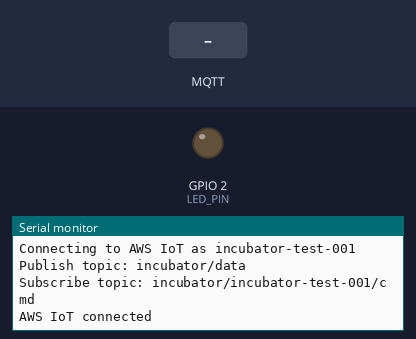
A sketch run on a simulated ESP32. On the bench: output pins drawn as LEDs (lit = HIGH), the last lines printed to the serial monitor. Inputs (shaded band) come from the test bench. WiFi joins after 1.5 s; servers stay silent unless stated; no MQTT or app messages arrive unless stated.

Above: at 2.7 s.
2.8 s: MQTT message "on" arrives on the first subscribed topic
At 4.0 s:
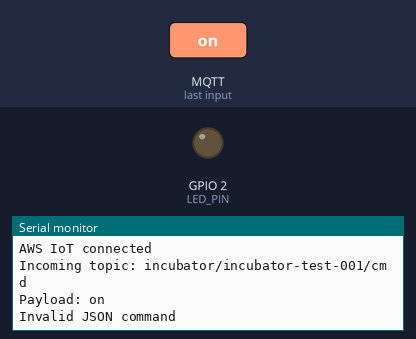
4.3 s: MQTT message "off" arrives on the first subscribed topic
At 5.4 s:
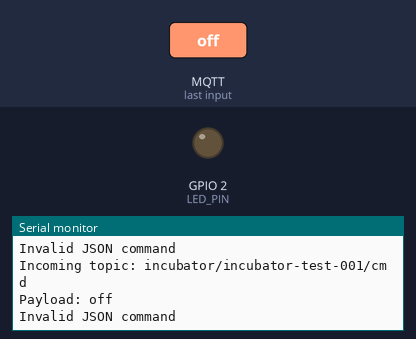
5.8 s: MQTT message "1" arrives on the first subscribed topic
At 6.6 s:
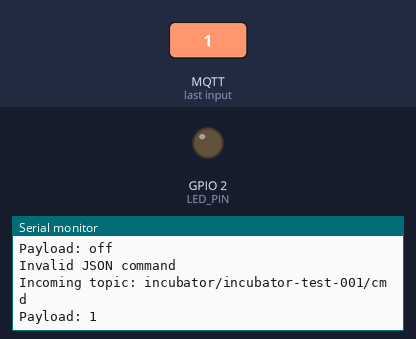

Measured:
- after the input at 2.8 s, the serial monitor: prints a new line at once (image 1)
- after the input at 4.3 s, the serial monitor: prints a new line at once (image 2)
- after the input at 5.8 s, the serial monitor: prints a new line at once (image 3)

The sketch:

ESP32BaseMCU.ino
```cpp
#include <WiFi.h>
#include <WiFiClientSecure.h>
#include <MQTTClient.h>
#include <ArduinoJson.h>
#include "config.h"

WiFiClientSecure net = WiFiClientSecure();
MQTTClient client(512);

const int LED_PIN = D1;

void messageHandler(String &topic, String &payload) {
  Serial.println("Incoming topic: " + topic);
  Serial.println("Payload: " + payload);

  JsonDocument doc;
  DeserializationError err = deserializeJson(doc, payload);
  if (err) {
    Serial.println("Invalid JSON command");
    return;
  }

  const char* led = doc["led"];
  if (led) {
    if (String(led) == "on") {
      digitalWrite(LED_PIN, HIGH);
      publishStatus("led_on");
    } else if (String(led) == "off") {
      digitalWrite(LED_PIN, LOW);
      publishStatus("led_off");
    }
  }
}

void publishStatus(const char* state) {
  JsonDocument doc;
  doc["device_id"] = THINGNAME;
  doc["status"] = state;

  char jsonBuffer[256];
  serializeJson(doc, jsonBuffer);
  client.publish(AWS_IOT_STATUS_TOPIC, jsonBuffer);
}

void connectAWS() {
  WiFi.mode(WIFI_STA);
  WiFi.begin(WIFI_SSID, WIFI_PASSWORD);

  Serial.print("Connecting to WiFi");
  while (WiFi.status() != WL_CONNECTED) {
    delay(500);
    Serial.print(".");
  }
  Serial.println();
  Serial.println("WiFi connected");
  Serial.println("IP address: " + WiFi.localIP().toString());

  // Test DNS resolution
  IPAddress resolvedIP;
  if (WiFi.hostByName(AWS_IOT_ENDPOINT, resolvedIP)) {
    Serial.println("DNS resolved: " + resolvedIP.toString());
  } else {
    Serial.println("DNS resolution failed");
    return;
  }

  // Load certificates
  Serial.println("Loading certificates...");
  net.setCACert(AWS_CERT_CA);
  Serial.println("CA loaded");
  net.setCertificate(AWS_CERT_CRT);
  Serial.println("Device cert loaded");
  net.setPrivateKey(AWS_CERT_PRIVATE);
  Serial.println("Private key loaded");

  client.begin(AWS_IOT_ENDPOINT, 8883, net);
  client.onMessage(messageHandler);

  Serial.print("Connecting to AWS IoT as ");
  Serial.println(THINGNAME);
  Serial.println("Publish topic: " + String(AWS_IOT_PUBLISH_TOPIC));
  Serial.println("Subscribe topic: " + String(AWS_IOT_SUBSCRIBE_TOPIC));

  int connectAttempts = 0;
  while (!client.connect(THINGNAME) && connectAttempts < 10) {
    Serial.println("MQTT connect failed, retrying...");
    delay(2000);
    connectAttempts++;
  }

  if (!client.connected()) {
    Serial.println("MQTT connection failed permanently");
    Serial.println("Check: endpoint, certificates, IoT policy");
    return;
  }

  Serial.println("AWS IoT connected");
  client.subscribe(AWS_IOT_SUBSCRIBE_TOPIC);
}

void publishTelemetry() {
  JsonDocument doc;
  doc["device_id"] = THINGNAME;
  doc["temperature_celsius"] = 37.2;
  doc["humidity_rh"] = 58.4;
  doc["co2_ppm"] = 810;
  doc["light_intensity"] = 220;
  doc["gyroscope_x"] = 0.1;
  doc["gyroscope_y"] = 0.0;
  doc["gyroscope_z"] = 0.0;
  doc["sound_intensity"] = 35.0;
  doc["weight_gram"] = 2400;

  char jsonBuffer[512];
  serializeJson(doc, jsonBuffer);

  Serial.print("Publishing to ");
  Serial.print(AWS_IOT_PUBLISH_TOPIC);
  Serial.print(": ");
  Serial.println(jsonBuffer);

  if (!client.connected()) {
    Serial.print("Publish skipped, MQTT not connected. lastError=");
    Serial.print(client.lastError());
    Serial.print(" returnCode=");
    Serial.println(client.returnCode());
    return;
  }

  bool ok = client.publish(AWS_IOT_PUBLISH_TOPIC, jsonBuffer);
  if (ok) {
    Serial.println("Publish accepted by client (queued/sent to broker)");
  } else {
    Serial.print("Publish FAILED. lastError=");
    Serial.print(client.lastError());
    Serial.print(" returnCode=");
    Serial.print(client.returnCode());
    Serial.print(" connected=");
    Serial.println(client.connected() ? "true" : "false");
  }
}

void setup() {
  Serial.begin(115200);
  pinMode(LED_PIN, OUTPUT);
  digitalWrite(LED_PIN, LOW);
  connectAWS();
}

void loop() {
  client.loop();

  static bool wasConnected = true;
  bool nowConnected = client.connected();
  if (wasConnected && !nowConnected) {
    Serial.print("MQTT session lost. lastError=");
    Serial.print(client.lastError());
    Serial.print(" returnCode=");
    Serial.println(client.returnCode());
  }
  wasConnected = nowConnected;

  static unsigned long lastPublish = 0;
  if (millis() - lastPublish > 10000) {
    publishTelemetry();
    lastPublish = millis();
  }
}
```

config-example.h
```cpp
// TODO: Rename this file to config.h, before compilation. This file only describes the parameters.

#define WIFI_SSID "YOUR_WIFI_NAME"
#define WIFI_PASSWORD "YOUR_WIFI_PASSWORD"
#define AWS_IOT_ENDPOINT "xxxxxxxxxxxxx-ats.iot.eu-north-1.amazonaws.com"
#define THINGNAME "incubator-test-001"
#define AWS_IOT_PUBLISH_TOPIC   "incubator/data"
#define AWS_IOT_SUBSCRIBE_TOPIC "incubator/" THINGNAME "/cmd"
#define AWS_IOT_STATUS_TOPIC    "incubator/" THINGNAME "/status"

static const char AWS_CERT_CA[] PROGMEM = R"EOF(
-----BEGIN CERTIFICATE-----
...
-----END CERTIFICATE-----
)EOF";

static const char AWS_CERT_CRT[] PROGMEM = R"KEY(
-----BEGIN CERTIFICATE-----
...
-----END CERTIFICATE-----
)KEY";

static const char AWS_CERT_PRIVATE[] PROGMEM = R"KEY(
-----BEGIN RSA PRIVATE KEY-----
...
-----END RSA PRIVATE KEY-----
)KEY";
```
